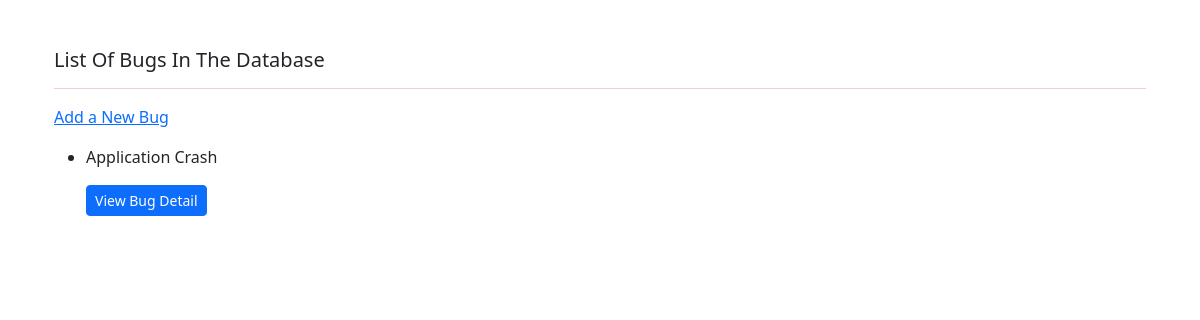
The page /bug_list/ on the database as committed earlier.
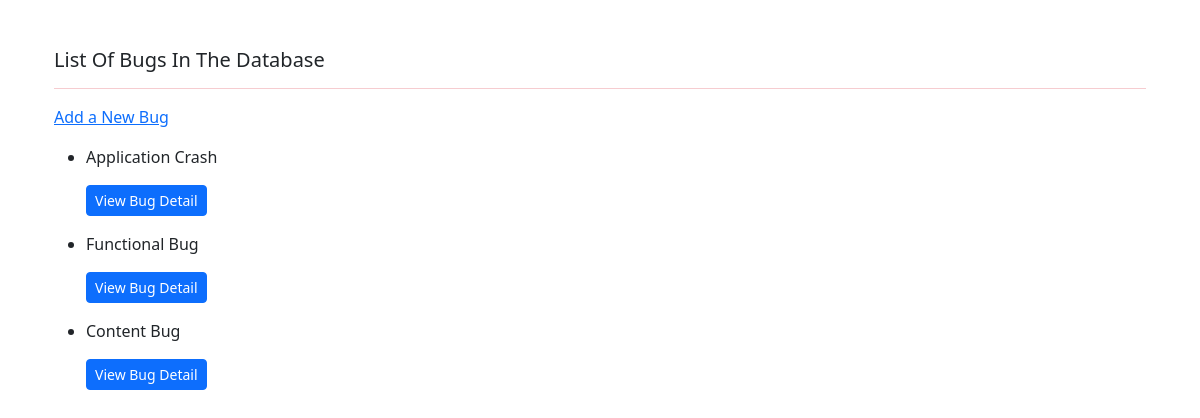
The same page on the database as committed later.
### bug/models.py (models this page shows, shortened)
class Bug(models.Model):
    STATUSES =[
            ('new', 'New'),
            ('open', 'Open'),
            ('critical', 'Critical'),
            ('to_do', 'To Do'),
            ('assigned', 'Assigned'),
            ('in_progress', 'In Progress'),
            ('resolved', 'Resolved'),
            ('closed', 'Closed'),
            ('reopened', 'Reopened'),
            ('duplicate', 'Duplicate'),
            ('invalid', 'Invalid'),
            ('wont_fix', "Won't Fix"),
    ]
    BUG_TYPES = [
    ('functional', 'Functional Issue'),
    ('performance', 'Performance Issue'),
    ('security', 'Security Issue'),
    ('usability', 'Usability Issue'),
    ('compatibility', 'Compatibility Issue'),
    ('visual', 'Visual/Design Issue'),
    ('other', 'Other Issue'),
    ('database', 'Database Issue'),
    ('network', 'Network Issue'),
    ('crash', 'Application Crash'),
    ('installation', 'Installation Issue'),
    ('documentation', 'Documentation Issue'),
    ('data_loss', 'Data Loss Issue'),
    ('accessibility', 'Accessibility Issue'),
    ('authentication', 'Authentication Issue'),
    ('workflow', 'Workflow Issue'),
]
    description = models.TextField()
    bug_type = models.CharField(max_length=225, choices=BUG_TYPES)
    report_date = models.DateTimeField(default=datetime.now)
    status = models.CharField(max_length=50, choices=STATUSES)

### bug/views.py (the view)
# urls.py: path("bug_list/", BugListView.as_view(), name="bug_list"),
class BugListView(ListView):
    model = Bug
    template_name = 'bug_list.html'
    context_object_name = 'bugs'

### bug/templates/bug_list.html (shortened to what this page needs)
{% extends "base.html" %}
{% block content %}
    <div class="container">
        <div class="row">
            <div class="col">
                <div>
                        <h5>List Of Bugs In The Database</h5>
                    <hr class=" text-danger">
                    <a href=" {% url "add_bug"%}" >Add a New Bug</a>
                        <ul class="mt-3">
                            {% for bug in bugs %}
                            <li> {{bug.bug_type}} <br> <small><a href=" {% url "bug_detail" bug.pk %}" class="btn btn-primary btn-sm my-3">View Bug Detail</a>  </small></li>
                            {% endfor %}
                        </ul>
                </div>
            </div>
        </div>
    </div>
{% endblock content %}

Rows that differ between the two databases and show on the page:
added Bug: bug_type "Functional Bug"
added Bug: bug_type "Content Bug"
